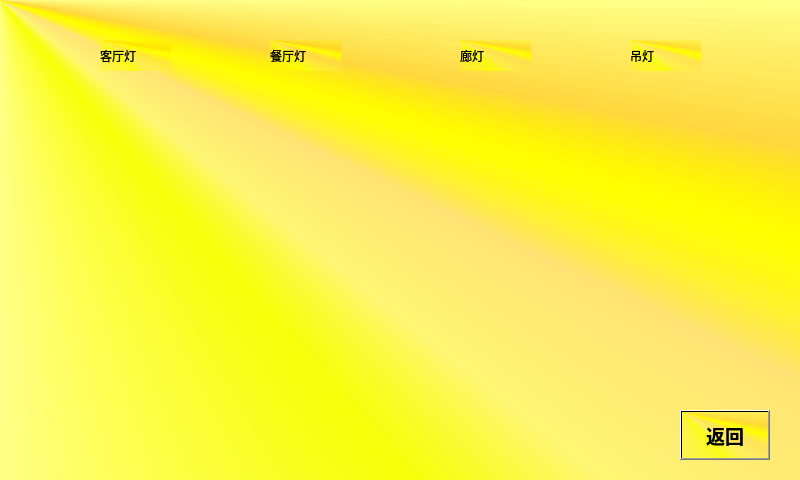
<?xml version="1.0" encoding="UTF-8"?>
<ui version="4.0">
 <class>LED</class>
 <widget class="QDialog" name="LED">
  <property name="geometry">
   <rect>
    <x>0</x>
    <y>0</y>
    <width>800</width>
    <height>480</height>
   </rect>
  </property>
  <property name="windowTitle">
   <string>Dialog</string>
  </property>
  <property name="styleSheet">
   <string notr="true">background-color: qconicalgradient(cx:0, cy:0, angle:135, stop:0 rgba(255, 255, 0, 69), stop:0.375 rgba(255, 255, 0, 69), stop:0.423533 rgba(251, 255, 0, 145), stop:0.45 rgba(247, 255, 0, 208), stop:0.477581 rgba(255, 244, 71, 130), stop:0.518717 rgba(255, 218, 71, 130), stop:0.55 rgba(255, 255, 0, 255), stop:0.57754 rgba(255, 203, 0, 130), stop:0.625 rgba(255, 255, 0, 69), stop:1 rgba(255, 255, 0, 69));</string>
  </property>
  <widget class="QPushButton" name="led1">
   <property name="geometry">
    <rect>
     <x>60</x>
     <y>80</y>
     <width>140</width>
     <height>240</height>
    </rect>
   </property>
   <property name="focusPolicy">
    <enum>Qt::NoFocus</enum>
   </property>
   <property name="styleSheet">
    <string notr="true"/>
   </property>
   <property name="text">
    <string/>
   </property>
   <property name="flat">
    <bool>true</bool>
   </property>
  </widget>
  <widget class="QPushButton" name="led2">
   <property name="geometry">
    <rect>
     <x>230</x>
     <y>80</y>
     <width>140</width>
     <height>240</height>
    </rect>
   </property>
   <property name="focusPolicy">
    <enum>Qt::NoFocus</enum>
   </property>
   <property name="styleSheet">
    <string notr="true"/>
   </property>
   <property name="text">
    <string/>
   </property>
   <property name="flat">
    <bool>true</bool>
   </property>
  </widget>
  <widget class="QPushButton" name="led3">
   <property name="geometry">
    <rect>
     <x>410</x>
     <y>80</y>
     <width>140</width>
     <height>240</height>
    </rect>
   </property>
   <property name="focusPolicy">
    <enum>Qt::NoFocus</enum>
   </property>
   <property name="styleSheet">
    <string notr="true"/>
   </property>
   <property name="text">
    <string/>
   </property>
   <property name="flat">
    <bool>true</bool>
   </property>
  </widget>
  <widget class="QPushButton" name="led4">
   <property name="geometry">
    <rect>
     <x>590</x>
     <y>80</y>
     <width>140</width>
     <height>240</height>
    </rect>
   </property>
   <property name="focusPolicy">
    <enum>Qt::NoFocus</enum>
   </property>
   <property name="styleSheet">
    <string notr="true"/>
   </property>
   <property name="text">
    <string/>
   </property>
   <property name="flat">
    <bool>true</bool>
   </property>
  </widget>
  <widget class="QPushButton" name="back">
   <property name="geometry">
    <rect>
     <x>680</x>
     <y>410</y>
     <width>90</width>
     <height>50</height>
    </rect>
   </property>
   <property name="font">
    <font>
     <family>Arial</family>
     <pointsize>14</pointsize>
     <weight>75</weight>
     <bold>true</bold>
    </font>
   </property>
   <property name="text">
    <string>返回</string>
   </property>
  </widget>
  <widget class="QLabel" name="label">
   <property name="geometry">
    <rect>
     <x>100</x>
     <y>40</y>
     <width>71</width>
     <height>31</height>
    </rect>
   </property>
   <property name="text">
    <string>客厅灯</string>
   </property>
  </widget>
  <widget class="QLabel" name="label_2">
   <property name="geometry">
    <rect>
     <x>270</x>
     <y>40</y>
     <width>71</width>
     <height>31</height>
    </rect>
   </property>
   <property name="text">
    <string>餐厅灯</string>
   </property>
  </widget>
  <widget class="QLabel" name="label_3">
   <property name="geometry">
    <rect>
     <x>460</x>
     <y>40</y>
     <width>71</width>
     <height>31</height>
    </rect>
   </property>
   <property name="text">
    <string>廊灯 </string>
   </property>
  </widget>
  <widget class="QLabel" name="label_4">
   <property name="geometry">
    <rect>
     <x>630</x>
     <y>40</y>
     <width>71</width>
     <height>31</height>
    </rect>
   </property>
   <property name="text">
    <string>吊灯</string>
   </property>
  </widget>
 </widget>
 <resources/>
 <connections/>
</ui>
